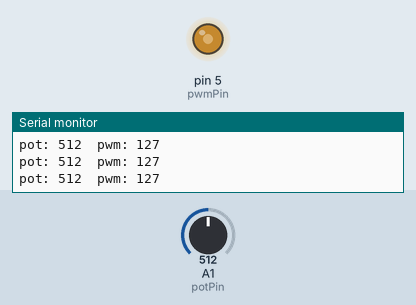
A sketch run on a simulated Arduino Uno, built with avr-gcc and run on an emulated ATmega328P. Parts: output pins drawn as LEDs (lit = HIGH), the last lines printed to the serial monitor. The inputs (shaded band) are chosen by the test bench; at power-on: A1 (potPin) = 512.

Above: at 1.2 s.
1.3 s: A1 (potPin) set to 989
At 2.0 s:
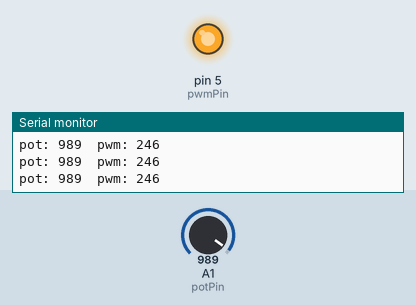
2.8 s: A1 (potPin) set to 1017
At 3.7 s:
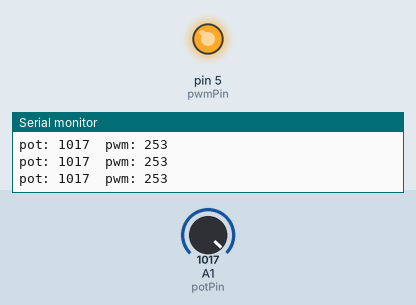
5.8 s: A1 (potPin) set to 716
At 6.5 s:
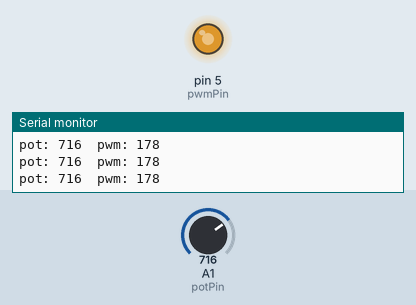
7.3 s: A1 (potPin) set to 413
At 7.8 s:
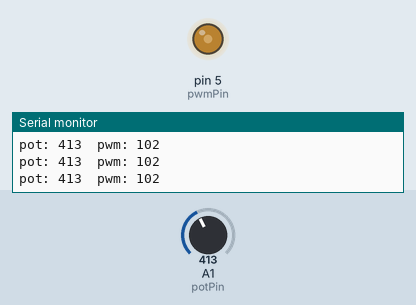
10.3 s: A1 (potPin) set to 385
At 10.6 s:
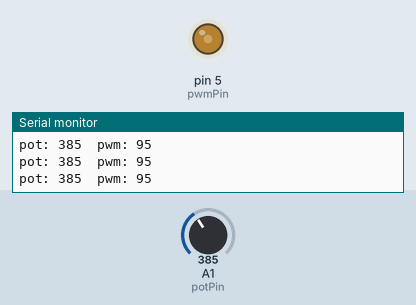
13.3 s: A1 (potPin) set to 122
At 14.6 s:
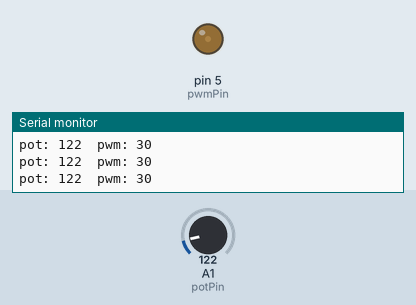
Timing chart, 0 to 15.8 s (numbered marks = the images above; inputs shaded):
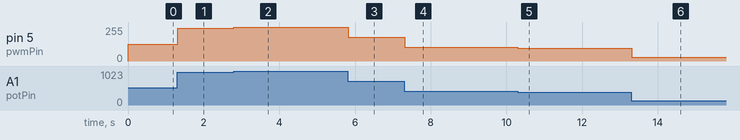

Measured:
- after the input at 1.3 s, pin 5 (pwmPin): 127/255 → 246/255 at once
- after the input at 2.8 s, pin 5 (pwmPin): 246/255 → 253/255 at once
- after the input at 5.8 s, pin 5 (pwmPin): 253/255 → 178/255 at once
- after the input at 7.3 s, pin 5 (pwmPin): 178/255 → 102/255 at once
- after the input at 10.3 s, pin 5 (pwmPin): 102/255 → 95/255 at once
- after the input at 13.3 s, pin 5 (pwmPin): 95/255 → 30/255 at once

The sketch:

Buck_boost.ino
```cpp
const int potPin = A1;
const int pwmPin = 5;

int sensorValue = 0;
int outputValue = 0;


void setup() {
  // put your setup code here, to run once:
  Serial.begin(9600);
  pinMode(potPin, INPUT);
  pinMode(pwmPin, OUTPUT);
  digitalWrite(pwmPin, LOW);
}

void loop() {
  // put your main code here, to run repeatedly:
  sensorValue = analogRead(potPin);

  outputValue = map(sensorValue, 0, 1023, 0, 255);

  analogWrite(pwmPin, outputValue);

  Serial.print("pot: ");
  Serial.print(sensorValue);
  Serial.print("\t");
  Serial.print("pwm: ");
  Serial.println(outputValue);
  delay(2);
}
```
